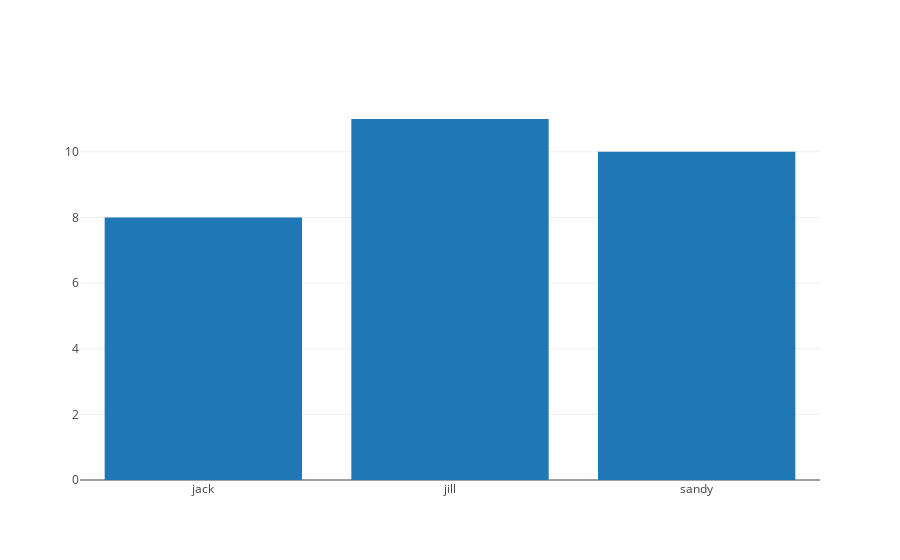

Write notebook code for a chart like this one.
### Markdown cell above
Now we plot our graph by calling the `plotly.offline.iplot` method and passing through a list of traces to `iplot` method.

### Code cell
import plotly

plotly.offline.init_notebook_mode(connected=True)
trace0 = {'type': 'bar', 'x': ['jack', 'jill', 'sandy'], 'y': [8, 11, 10]}


plotly.offline.iplot([trace0])

### Figure 1 — Plotly figure (JSON) as saved in the notebook; plotly's stock layout.template omitted (floating-point values rounded to 4 significant figures)
{"data": [{"type": "bar", "uid": "3a83ff9e-7cef-11ea-9e03-2d267506d35b", "x": ["jack", "jill", "sandy"], "y": [8, 11, 10]}], "layout": {}}
